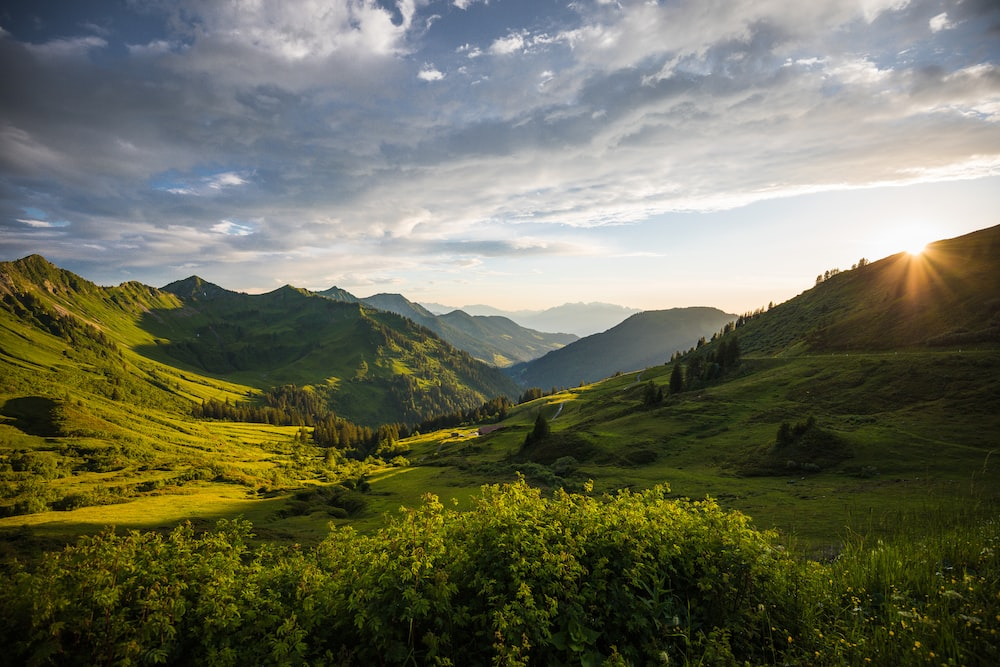
#> input picture DIP_3/landscape.jpg, 1000 x 667 px
$ python Salt_Pepper_Mask.py
#> lines starting #> are read from the running program, lines starting #| are printed output that depends on the picture
from PIL import Image
import matplotlib.pyplot as plt
import numpy as np
import cv2


def add_salt_pepper_noise(gray_image, salt_prob, pepper_prob):
    noisy_image = gray_image.copy()
    total_pixel = gray_image.size

    number_of_salt_noise = int(total_pixel * salt_prob)
    salt_coord = [np.random.randint(0, i-1, number_of_salt_noise) for i in gray_image.shape]
    noisy_image [salt_coord[0], salt_coord[1]] = 255

    number_of_pepper_noise = int(total_pixel * pepper_prob)
    pepper_coord = [np.random.randint(0, i-1, number_of_pepper_noise) for i in gray_image.shape]
    noisy_image [pepper_coord[0], pepper_coord[1]] = 0

    return noisy_image


image_path = 'landscape.jpg'
rgb_image = Image.open(image_path)
#> rgb_image is the input picture: PIL image 1000x667 RGB; mean R, G, B 107.1, 108.5, 88.5

gray_image = cv2.cvtColor(np.array(rgb_image), cv2.COLOR_RGB2GRAY)
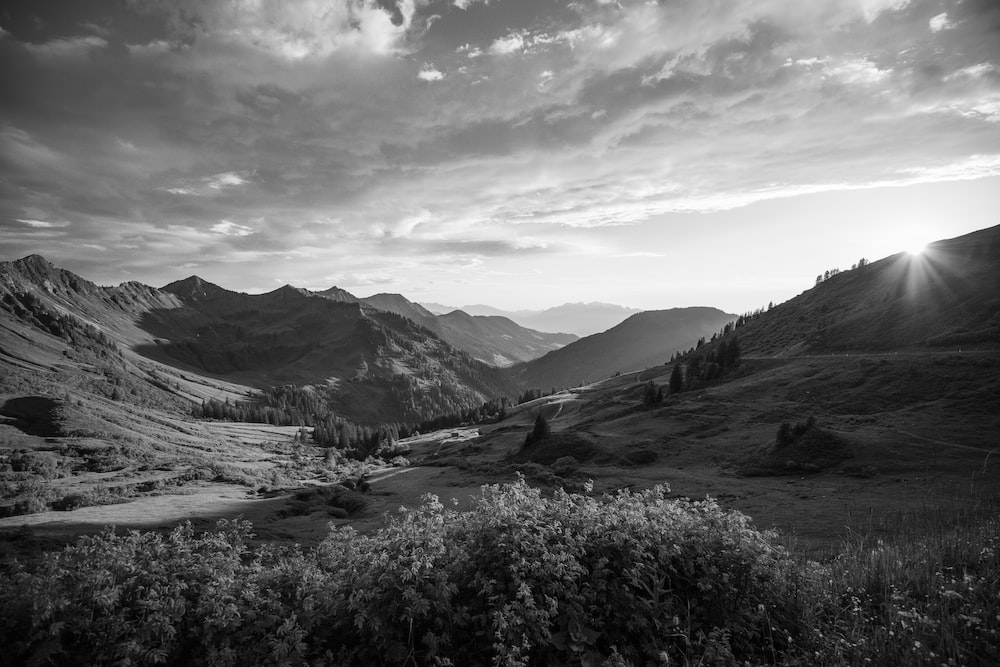
#> gray_image: shape (667, 1000); min 0, max 255, mean 105.8
gray_image = cv2.resize(gray_image, (512, 512))
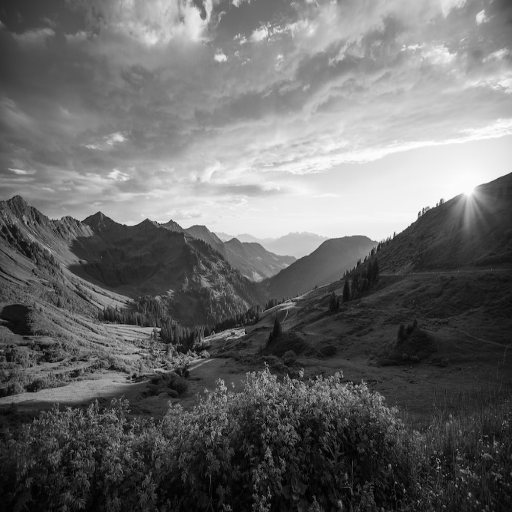
#> gray_image: shape (512, 512); min 0, max 255, mean 105.7


if gray_image is None:
    print("Error")
else:
    salt_prob = 0.02
    pepper_prob = 0.03
    noisy_image = add_salt_pepper_noise(gray_image, salt_prob, pepper_prob)
#> in add_salt_pepper_noise, `noisy_image [pepper_coord[0], pepper_coord[1]] = 0`:
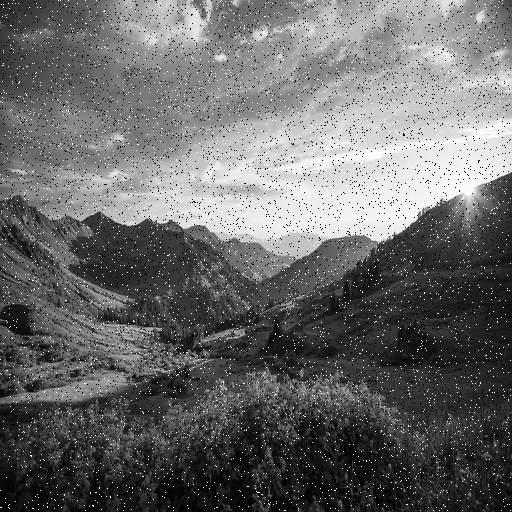
#> noisy_image: shape (512, 512); min 0, max 255, mean 105.4

    #Mask 3x3
    kernel_1 = np.ones((3,3), dtype=np.float32) / 9
    filtered_image_1 = cv2.filter2D(noisy_image, -1, kernel_1)
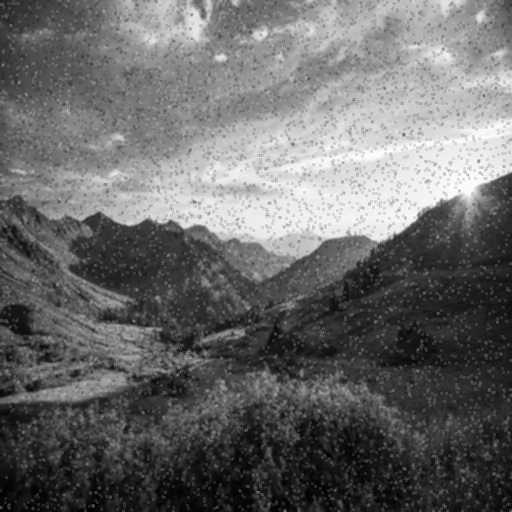
#> filtered_image_1: shape (512, 512); min 2, max 254, mean 105.4
    avg_MSE_1 = np.mean((gray_image.astype(float) - noisy_image.astype(float))**2)
#> avg_MSE_1 = 1002.3
    avg_PSNR_1 = 20 * np.log(255/np.sqrt(avg_MSE_1))
#> avg_PSNR_1 = 41.73

    #Mask 5x5
    kernel_2 = np.ones((5,5), dtype=np.float32) / 25
    filtered_image_2 = cv2.filter2D(noisy_image, -1, kernel_2)
    avg_MSE_2 = np.mean((gray_image.astype(float) - noisy_image.astype(float))**2)
#> avg_MSE_2 = 1002.3
    avg_PSNR_2 = 20 * np.log(255 / np.sqrt(avg_MSE_2))
#> avg_PSNR_2 = 41.73

    #Mask 7x7
    kernel_3 = np.ones((7,7), dtype=np.float32) / 49
    filtered_image_3 = cv2.filter2D(noisy_image, -1, kernel_3)
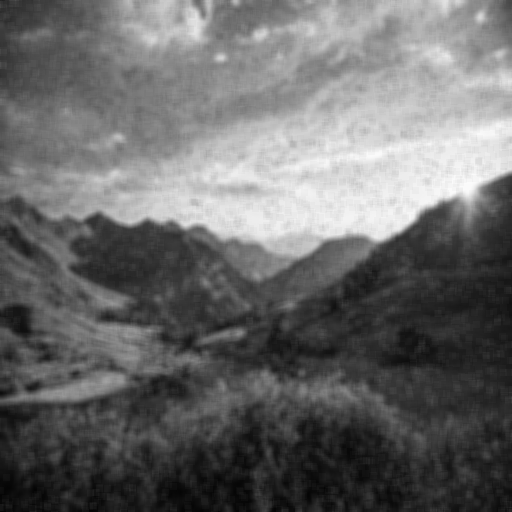
#> filtered_image_3: shape (512, 512); min 4, max 251, mean 105.4
    avg_MSE_3 = np.mean((gray_image.astype(float) - noisy_image.astype(float))**2)
#> avg_MSE_3 = 1002.3
    avg_PSNR_3 = 20 * np.log(255 / np.sqrt(avg_MSE_3))
#> avg_PSNR_3 = 41.73


    plt.subplot(2,3,1)
    plt.imshow(gray_image, cmap='gray')
    plt.title("Gray Image")
    plt.axis('Off')

    plt.subplot(2,3,2)
    plt.imshow(noisy_image, cmap='gray')
    plt.title("Noisy Image")
    plt.axis("Off")

    plt.subplot(2,3,4)
    plt.imshow(filtered_image_1, cmap='gray')
    plt.title(f'Mask 3x3(PSNR_1: {avg_PSNR_1: .2f} dB)')
    plt.axis("Off")

    plt.subplot(2,3,5)
    plt.imshow(filtered_image_2, cmap='gray')
    plt.title(f'Mask 5x5(PSNR_2: {avg_PSNR_2: .2f} dB)')
    plt.axis("Off")

    plt.subplot(2,3,6)
    plt.imshow(filtered_image_3, cmap='gray')
    plt.title(f'Mask 7x7(PSNR_3: {avg_PSNR_3: .2f} dB)')
    plt.axis("Off")

    plt.show()
